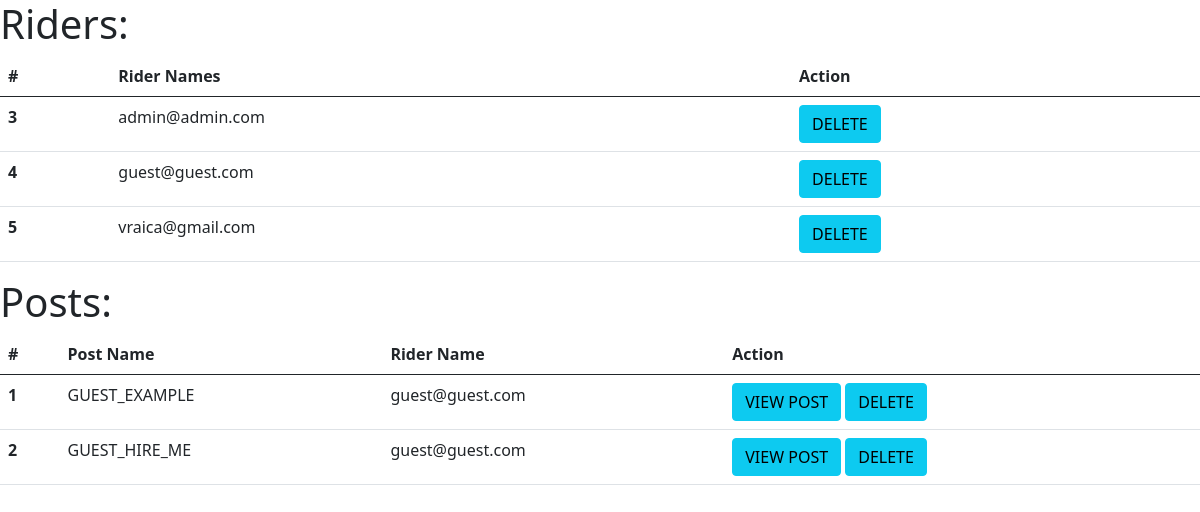
Page /ap (signed in) on the committed database.
### application/models.py (models this page shows, shortened)
class Riders(db.Model, UserMixin):
    __tablename__ = 'Users_Tab'
    id = db.Column(db.Integer, primary_key=True)
    email = db.Column(db.String(100), unique=True)
    passw = db.Column(db.String(50))

class TripRecords(db.Model):
    __tablename__ = 'TripRecords'
    id = db.Column(db.Integer, primary_key=True)
    trip_name = db.Column(db.String(100))
    area_name = db.Column(db.String(50))
    km_travelled = db.Column(db.Integer)
    h_travelled = db.Column(db.Integer)
    km_initial = db.Column(db.Integer)
    km_final = db.Column(db.Integer)
    added_by = db.Column(db.String(100))

### application/routes.py (the view)
@app.route('/ap')
@login_required
def admin_pannel():
    if session['logged_user'] != app.config['ADMIN_USER']:
        return redirect(url_for('login_page'))
    else:
        all_users = Riders.query.all()
        all_posts = TripRecords.query.all()
        return render_template('admin_pannel.html', users=all_users, trip_posts=all_posts)

### application/routes.py (called while the page is built)
@loginMan.user_loader
def load_user(email):
    return Riders.query.filter_by(email=email).first()

### application/templates/admin_pannel.html
{%extends 'base.html'%}
{%block admin_pannel%}
<h1>Riders:</h1>
<table class="table">
    <thead>
    <tr>
        <th scope="col">#</th>
        <th scope="col">Rider Names</th>
        <th scope="col">Action</th>
    </tr>
    </thead>
    <tbody>
    {%for rider in users%}
    <tr>
        <th scope="row">{{rider.id}}</th>
        <td>{{rider.email}}</td>
        <td>
            <a href="{{url_for('delete_user', rider_email=rider.email)}}" class="btn btn-info">DELETE</a>
        </td>
    </tr>
    {%endfor%}
    </tbody>
</table>
<h1>Posts:</h1>
<table class="table">
    <thead>
    <tr>
        <th scope="col">#</th>
        <th scope="col">Post Name</th>
        <th scope="col">Rider Name</th>
        <th scope="col">Action</th>
    </tr>
    </thead>
    <tbody>
    {%for trip in trip_posts%}
    <tr>
        <th scope="row">{{trip.id}}</th>
        <td>{{trip.trip_name}}</td>
        <td>{{trip.added_by}}</td>
        <td>
            <a href="{{url_for('detailed_trip', trip_name=trip.trip_name)}}" class="btn btn-info">VIEW POST</a>
            <a href="{{url_for('delete_trip', rider_email = trip.added_by, trip_name=trip.trip_name)}}"
               class="btn btn-info">DELETE</a>
        </td>
    </tr>
    {%endfor%}
    </tbody>
</table>
{%endblock%}

### rows in the picture
Riders: id "3", email "admin@admin.com"
Riders: id "4", email "guest@guest.com"
Riders: id "5", email "vraica@gmail.com"
TripRecords: id "1", trip_name "GUEST_EXAMPLE", added_by "guest@guest.com"
TripRecords: id "2", trip_name "GUEST_HIRE_ME", added_by "guest@guest.com"
